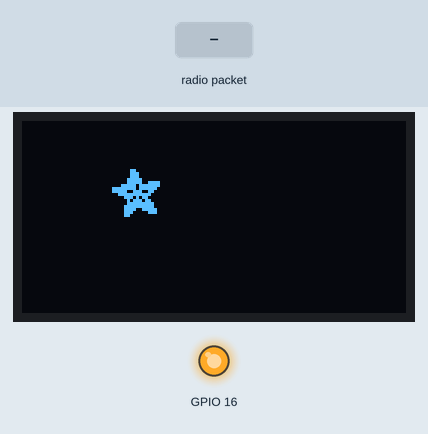
A sketch run on a simulated ESP32. On the bench: 128×64 one-colour display, output pins drawn as LEDs (lit = HIGH). The test bench sets the inputs (shaded band). No radio packets arrive unless stated; what the sketch prints to the serial monitor is not drawn.

Above: at 2.7 s.
2.8 s: radio packet "NET" arrives
At 4.0 s:
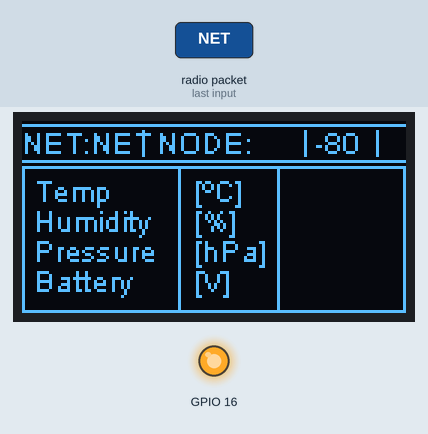
4.3 s: radio packet "1" arrives
At 4.9 s:
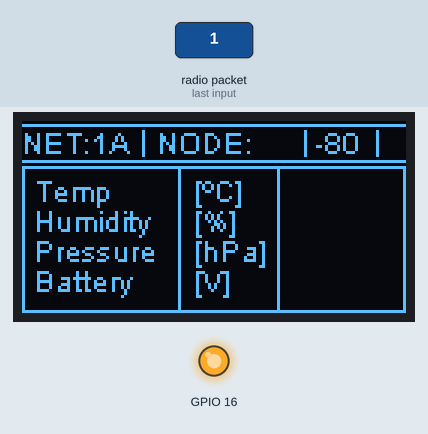
5.8 s: radio packet "0" arrives
At 6.1 s:
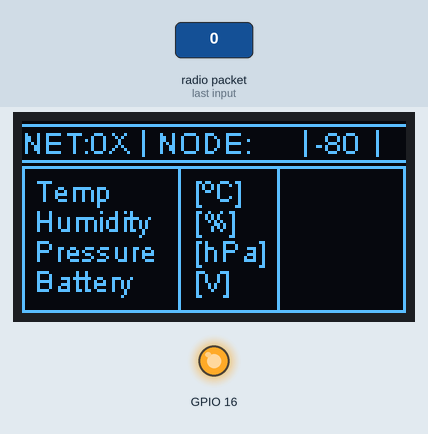
7.3 s: radio packet "2" arrives
At 8.5 s:
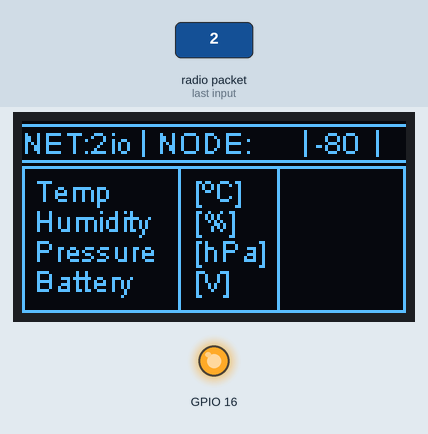
8.8 s: radio packet "NODE" arrives
At 9.7 s:
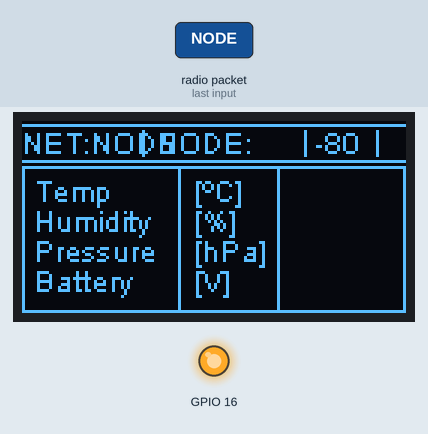
Timing chart, 0 to 11.3 s (numbered marks = the images above; inputs shaded):
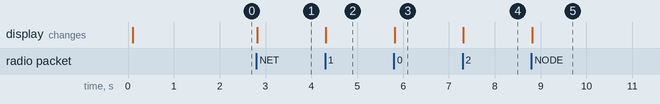

Measured:
- after the input at 2.8 s, the display: changes at once (image 1)
- after the input at 4.3 s, the display: changes at once (image 2)
- after the input at 5.8 s, the display: changes at once (image 3)
- after the input at 7.3 s, the display: changes at once (image 4)
- after the input at 8.8 s, the display: changes at once (image 5)

The sketch:

EnvironmentMonitorHub.ino
```cpp
//https://github.com/osresearch/esp32-ttgo/tree/master/demo/Weather
#include <SPI.h>
#include <LoRa.h>
#include "SSD1306.h"

#define SCK 5 // GPIO5 - SX1278's SCK
#define MISO 19 // GPIO19 - SX1278's MISO
#define MOSI 27 // GPIO27 - SX1278's MOSI
#define SS 18 // GPIO18 - SX1278's CS
#define RST 14 // GPIO14 - SX1278's RESET
#define DI0 26 // GPIO26 - SX1278's IRQ (interrupt request)
#define BAND 868E6 // 915E6

static unsigned char splashing[] =
{  B11000000, B00000000,
   B11000000, B00000001,
   B11000000, B00000001,
   B11100000, B00000011,
   B11100000, B11110011,
   B11111000, B11111110,
   B11111111, B01111110,
   B10011111, B00110011,
   B11111100, B00011111,
   B01110000, B00001101,
   B10100000, B00011011,
   B11100000, B00111111,
   B11110000, B00111111,
   B11110000, B01111100,
   B01110000, B01110000,
   B00110000, B00000000 };

SSD1306 display (0x3c, 4, 15);

String getValue(char string[], String index) {
   // char string[] = "KS;01;T:-39.98;H:48.55;P:32453;B:3.2";
        Serial.println("-");
     Serial.println(String(string));
    char delimiter[] = ";";
    char delimiter2[] = ":";
    char* ptr = strtok(string, delimiter);
    int pointerIndex = 0;
    while(ptr != NULL) {
      if(index.equals("NET") && pointerIndex == 0) {
        return String(ptr);
      } else if(index.equals("NODE") && pointerIndex == 1) {
        return String(ptr);
      } else if(index.equals(String(ptr[0]))){
        char* ptr2 = strtok(ptr, delimiter2);
        while(ptr2 != NULL) {
          if(!String(ptr2).equals(index)) return String(ptr2);
          ptr2 = strtok(NULL, delimiter2);
        }
      }
      ptr = strtok(NULL, delimiter);
      pointerIndex++;
    }
    return "";
}

void displayResults(char inbound[], bool txInd, int countdown, String rssi) {
          Serial.println("--");
     Serial.println(String(inbound));
  display.clear();
  display.drawString(0, 0, "¯¯¯¯¯¯¯¯¯¯¯¯¯¯¯¯¯¯¯¯¯¯");
  display.drawString(0, 2, "______________________");
  display.drawString(0, 4, "______________________");
  display.drawString(0, 0, "             |                 |       |");
  if(sizeof(inbound) != 0) {
    display.drawString(0, 1, "NET:"+getValue(inbound, "NET"));
    display.drawString(45, 1, "NODE:"+getValue(inbound, "NODE"));
    display.drawString(98, 1, rssi);
    display.drawString(4, 17, "Temp");
    display.drawString(57, 17, "[ºC]");
    display.drawString(92, 17, getValue(inbound, "T"));
    display.drawString(4, 27, "Humidity");
    display.drawString(57, 27, "[%]");
    display.drawString(92, 27, getValue(inbound, "H"));
    display.drawString(4, 37, "Pressure");
    display.drawString(57, 37, "[hPa]");
    display.drawString(92, 37, getValue(inbound, "P"));
    display.drawString(4, 47, "Battery");
    display.drawString(57, 47, "[V]");
    display.drawString(92, 47, getValue(inbound, "B"));
  } else {
    display.drawString(0, 1, "NET:--");
    display.drawString(45, 1, "NODE:--");
  }
  display.drawString(0, 52, "______________________");
  display.drawLine(0,16,0, 62);
  display.drawLine(52,16,52, 62);
  display.drawLine(85,16,85, 62);
  display.drawLine(127,16,127, 62);
  if(txInd) {
    display.drawCircle(124, 7, 3);
    display.drawCircle(124, 7, 1);
  }
  display.display();
}

void cbk (int packetSize) {
  char inbound[packetSize];
  memset(inbound, 0, sizeof(inbound));
  for (int i = 0; i < packetSize; i++) {
    char ss = (char) LoRa.read();
 //   Serial.println(ss);
    inbound[i] = ss;
  }
  Serial.println(packetSize);
  Serial.println(sizeof(inbound));
  Serial.println(String(inbound));
  displayResults(inbound, false, 0, String(LoRa.packetRssi(), DEC));
}

void setup () {
  pinMode (16, OUTPUT);
  digitalWrite (16, LOW); // set GPIO16 low to reset OLED
  delay (50);
  digitalWrite (16, HIGH); // while OLED is running, GPIO16 must go high,

  Serial.begin (115200);
  while (! Serial);
  Serial.println ();
  Serial.println ("LoRa Receiver Callback");
  SPI.begin (SCK, MISO, MOSI, SS);
  LoRa.setPins (SS, RST, DI0);
  if (! LoRa.begin (BAND)) {
    Serial.println ("Starting LoRa failed!");
    while (1);
  }
  //LoRa.onReceive(cbk);
  LoRa.receive ();
  Serial.println ("init ok");
  display.init ();
  display.flipScreenVertically ();
  display.setFont (ArialMT_Plain_10);
  display.drawXbm(30, 16, 16, 16, splashing);
  display.display();
  delay (1500);
}

void loop () {
  int packetSize = LoRa.parsePacket();
  if (packetSize) {cbk (packetSize); }
  delay (10);
}
```
